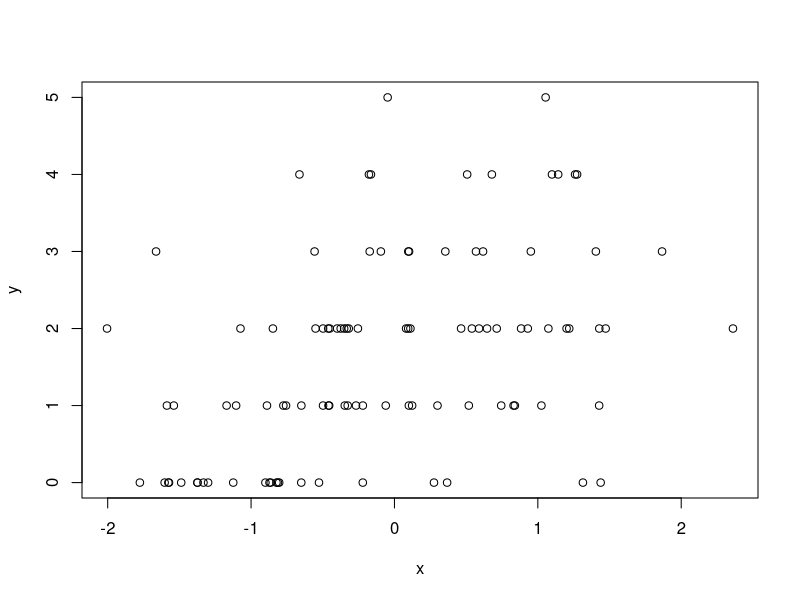

Here is the R script that generated this plot:
# R progarmming for data science book Ch.20
set.seed(20200918)

# generalized linear model: Poisson log linear model
x <- rnorm(100)
log.mu <- .5+.3*x
y <- rpois(100, exp(log.mu))
plot(x,y)